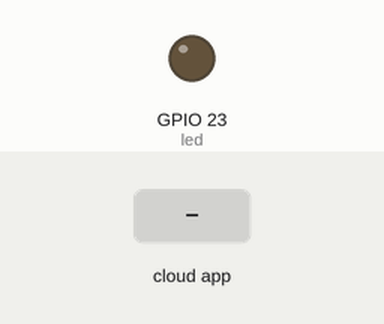
The sketch below on a simulated ESP32. On the bench: output pins drawn as LEDs (lit = HIGH). The test bench sets the inputs (shaded band). WiFi joins after 1.5 s; servers stay silent unless stated; no MQTT or app messages arrive unless stated; what the sketch prints to the serial monitor is not drawn.

Above: at 2.7 s.
2.8 s: the phone or cloud app sets helloio1 to on
At 3.2 s:
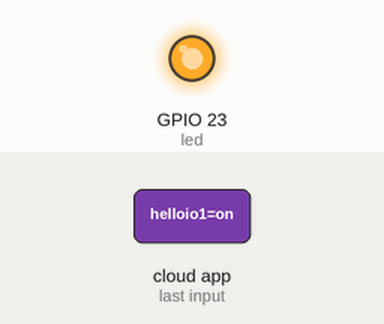
Timing chart, 0 to 24.3 s (numbered marks = the images above; inputs shaded):
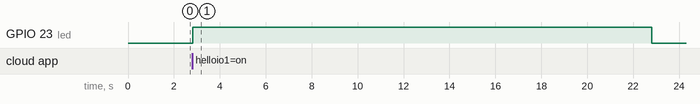

The sketch:

MQTT_ESP32.ino
```cpp
#include "AdafruitIO_WiFi.h"
#include "Adafruit_MQTT.h"
#include "Adafruit_MQTT_Client.h"

#define WLAN_SSID       "akn"
#define WLAN_PASS       "qwerty321"

#define AIO_SERVER      "io.adafruit.com"
#define AIO_SERVERPORT  1883                   // use 8883 for SSL
#define AIO_USERNAME    "username"
#define AIO_KEY         "aio_key"
#define led 23


WiFiClient client;

Adafruit_MQTT_Client mqtt(&client, AIO_SERVER, AIO_SERVERPORT, AIO_USERNAME, AIO_KEY);
Adafruit_MQTT_Publish photocell = Adafruit_MQTT_Publish(&mqtt, AIO_USERNAME "/feeds/helloio1");
Adafruit_MQTT_Subscribe onoffbutton = Adafruit_MQTT_Subscribe(&mqtt, AIO_USERNAME "/feeds/helloio1");


void MQTT_connect();

void setup() {
  Serial.begin(115200);
  delay(10);
  pinMode(led,OUTPUT);
  Serial.println(F("Adafruit MQTT-Suscription"));

  // Connect to WiFi access point.
  Serial.println(); Serial.println();
  Serial.print("Connecting to ");
  Serial.println(WLAN_SSID);

  WiFi.begin(WLAN_SSID, WLAN_PASS);
  while (WiFi.status() != WL_CONNECTED) {
    delay(500);
    Serial.print(".");
  }
  Serial.println();

  Serial.println("WiFi connected");
  Serial.println("IP address: "); Serial.println(WiFi.localIP());

  // Setup MQTT subscription for onoff feed.
  mqtt.subscribe(&onoffbutton);
}

uint32_t x=0;

void loop() {

  MQTT_connect();

  Adafruit_MQTT_Subscribe *subscription;
  while ((subscription = mqtt.readSubscription(5000))) {
    if (subscription == &onoffbutton) {
      Serial.print(F("Got: "));
      Serial.println((char *)onoffbutton.lastread);
       if (strcmp((char *)onoffbutton.lastread, "on") == 0) {
        digitalWrite(led, HIGH);
        delay(20000);
        digitalWrite(led, LOW);
      }

      }
  }

 /* // Now we can publish stuff!
  Serial.print(F("\nSending photocell val "));
  Serial.print(x);
  Serial.print("...");
  if (! photocell.publish(x++)) {
    Serial.println(F("Failed"));
  } else {
    Serial.println(F("OK!"));
  }
*/
}

void MQTT_connect() {
  int8_t ret;

  // Stop if already connected.
  if (mqtt.connected()) {
    return;
  }

  Serial.print("Connecting to MQTT... ");

  uint8_t retries = 3;
  while ((ret = mqtt.connect()) != 0) { // connect will return 0 for connected
       Serial.println(mqtt.connectErrorString(ret));
       Serial.println("Retrying MQTT connection in 5 seconds...");
       mqtt.disconnect();
       delay(5000);  // wait 5 seconds
       retries--;
       if (retries == 0) {
         // basically die and wait for WDT to reset me
         while (1);
       }
  }
  Serial.println("MQTT Connected!");
}
```

Measured:
- after the input at 2.8 s, GPIO 23 (led): LOW → HIGH at once, → LOW 20.0 s later
